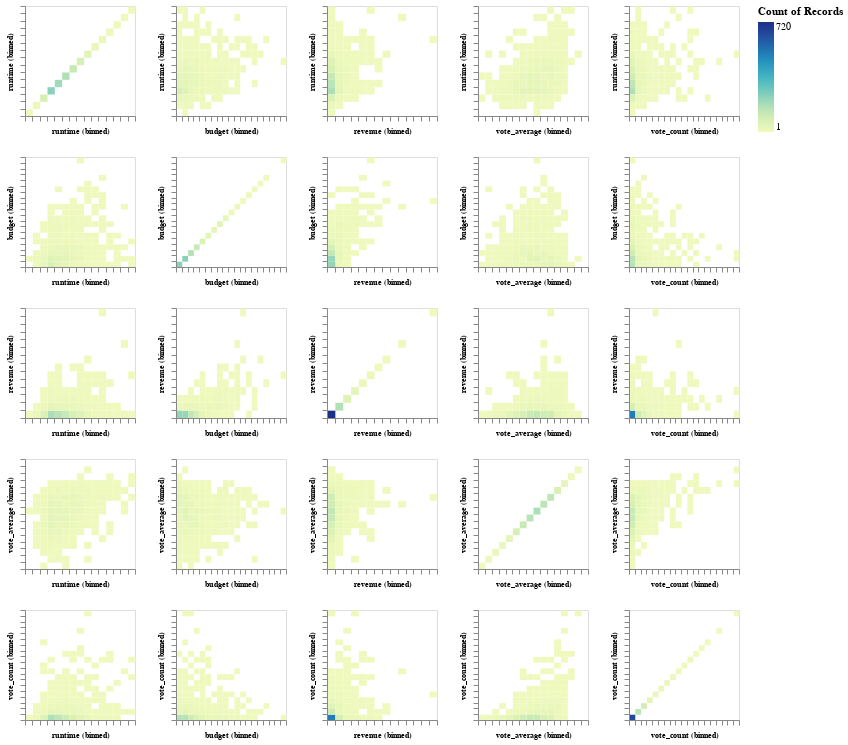

The notebook cell saved with this chart:
### Markdown cell above
<div class="alert alert-warning" style="color:black">

### Question 2.5 (Optional)
rubric={viz:0.5,accuracy:0.5}
    
<h4>Python</h4>
<p>In the lecture, I mentioned hat 2D histograms is a good alternative when you scatter plots become oversaturated. Copy your code from 2.1 and change it so that we can see multiple “heatmap-like” 2D histograms instead of scatter plots.</p>

</div>

### Code cell
# YOUR ANSWER GOES HERE

# YOUR ANSWER GOES HERE
import altair as alt

# numeric cols except id
num_cols =(
    df.select_dtypes(include="number")
    .columns
    .drop("id", errors="ignore")
    .tolist()
)

# base chart: long format for x and y variables
base = alt.Chart(df).mark_rect().encode(
    x=alt.X(alt.repeat("column"), bin=alt.Bin(maxbins=20), type="quantitative"),
    y=alt.Y(alt.repeat("row"), bin=alt.Bin(maxbins=20), type="quantitative"),
    color='count()'
).properties(
    width=110,
    height=110
)

# creastes the matrix with independent scales
splom_2d = base.repeat(
    row=num_cols,
    column=num_cols
).configure_axis(
    labelFontSize=0,
    titleFontSize=8
).configure_header(
    labelFontSize=9,
    titleFontSize=9
)

splom_2d

### Figure 1 — Vega-Lite specification as saved in the notebook (floating-point values rounded to 4 significant figures; data arrays with more than 128 entries replaced by an {"elided": "..."} marker saying what was removed)
{"config": {"view": {"continuousWidth": 300, "continuousHeight": 300}, "axis": {"labelFontSize": 0, "titleFontSize": 8}, "header": {"labelFontSize": 9, "titleFontSize": 9}}, "repeat": {"column": ["runtime", "budget", "revenue", "vote_average", "vote_count"], "row": ["runtime", "budget", "revenue", "vote_average", "vote_count"]}, "spec": {"data": {"name": "data-7fad01cd0e8e64e3f4ae864685dfb79d"}, "mark": {"type": "rect"}, "encoding": {"color": {"aggregate": "count", "type": "quantitative"}, "x": {"bin": {"maxbins": 20}, "field": {"repeat": "column"}, "type": "quantitative"}, "y": {"bin": {"maxbins": 20}, "field": {"repeat": "row"}, "type": "quantitative"}}, "height": 110, "width": 110}, "$schema": "https://vega.github.io/schema/vega-lite/v6.1.0.json", "datasets": {"data-7fad01cd0e8e64e3f4ae864685dfb79d": {"elided": "1008 records"}}}
